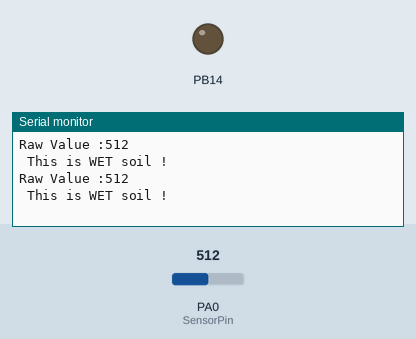
The sketch below on a simulated STM32 Blue Pill. Parts: output pins drawn as LEDs (lit = HIGH), the last lines printed to the serial monitor. The test bench sets the inputs (shaded band); at power-on: PA0 (SensorPin) = 512.

Above: at 1.8 s.
1.9 s: PA0 (SensorPin) set to 362
At 2.5 s:
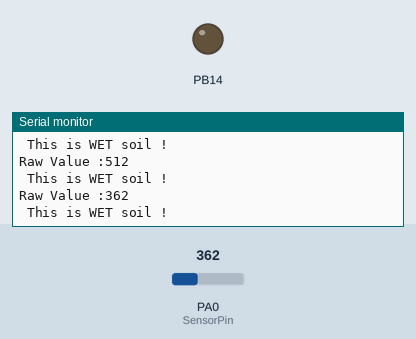
3.4 s: PA0 (SensorPin) set to 336
At 4.8 s:
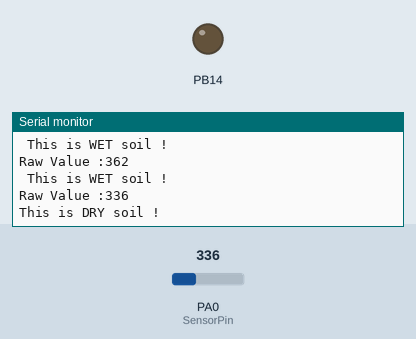
Timing chart, 0 to 6.4 s (numbered marks = the images above; inputs shaded):
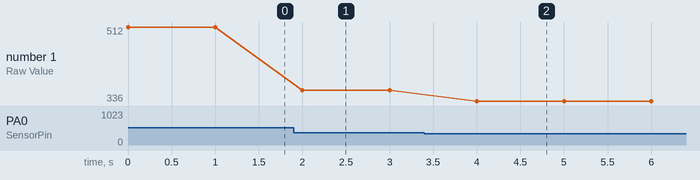

The sketch:

Lab_3.ino
```cpp
int SensorPin=A0;
int value;


void setup() {
  // put your setup code here, to run once:
  pinMode(PB14,OUTPUT);
Serial.begin(9600);

}

void loop() {
  // put your main code here, to run repeatedly:
value=analogRead(SensorPin);
if (value>=350){
  Serial.print("Raw Value :");
  Serial.println(value);
  Serial.println(" This is WET soil ! ");

}

else {
  Serial.print("Raw Value :");
  Serial.println(value);
  Serial.println("This is DRY soil ! ");

}
delay (1000);
}
```

Measured:
- the behaviour switches between 350 and 349 on PA0 (SensorPin) (found by bisection; images 1 and 2)
- after the input at 1.9 s, the serial monitor: prints a new line after 0.10 s (image 1)
- after the input at 3.4 s, the serial monitor: prints a new line after 0.60 s (image 2)
- plotted number 1: 512 → 362 after the input at 1.9 s, 362 → 336 after the input at 3.4 s
